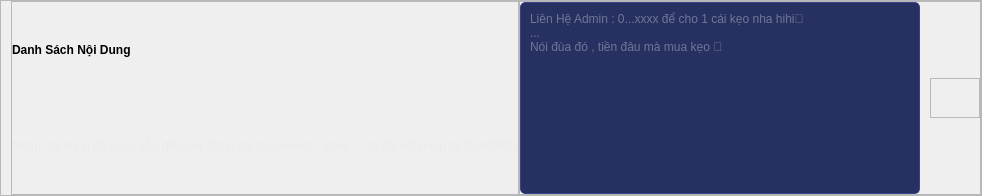
                         <widget class="QFrame" name="frame_144">
                          <property name="minimumSize">
                           <size>
                            <width>0</width>
                            <height>75</height>
                           </size>
                          </property>
                          <property name="styleSheet">
                           <string notr="true">QFrame#frame_144{
border-bottom:0.5px solid #2f3d7a;
padding-bottom:4px;
}</string>
                          </property>
                          <property name="frameShape">
                           <enum>QFrame::StyledPanel</enum>
                          </property>
                          <property name="frameShadow">
                           <enum>QFrame::Raised</enum>
                          </property>
                          <layout class="QHBoxLayout" name="horizontalLayout_109">
                           <property name="spacing">
                            <number>0</number>
                           </property>
                           <property name="leftMargin">
                            <number>10</number>
                           </property>
                           <property name="topMargin">
                            <number>0</number>
                           </property>
                           <property name="rightMargin">
                            <number>0</number>
                           </property>
                           <property name="bottomMargin">
                            <number>0</number>
                           </property>
                           <item>
                            <widget class="QFrame" name="frame_165">
                             <property name="frameShape">
                              <enum>QFrame::StyledPanel</enum>
                             </property>
                             <property name="frameShadow">
                              <enum>QFrame::Raised</enum>
                             </property>
                             <layout class="QVBoxLayout" name="verticalLayout_74">
                              <property name="spacing">
                               <number>0</number>
                              </property>
                              <property name="leftMargin">
                               <number>0</number>
                              </property>
                              <property name="topMargin">
                               <number>0</number>
                              </property>
                              <property name="rightMargin">
                               <number>0</number>
                              </property>
                              <property name="bottomMargin">
                               <number>0</number>
                              </property>
                              <item>
                               <widget class="QLabel" name="label_72">
                                <property name="font">
                                 <font>
                                  <weight>75</weight>
                                  <bold>true</bold>
                                 </font>
                                </property>
                                <property name="text">
                                 <string>Danh Sách Nội Dung</string>
                                </property>
                               </widget>
                              </item>
                              <item>
                               <widget class="QLabel" name="label_73">
                                <property name="styleSheet">
                                 <string notr="true">color: rgb(235, 235, 235);</string>
                                </property>
                                <property name="text">
                                 <string>&lt;html&gt;&lt;head/&gt;&lt;body&gt;&lt;p&gt;Nhập nội dung đã soạn sẵn để chạy đăng bài (Comment , story ... sẽ lấy nội dung từ ChatGPT)&lt;/p&gt;&lt;/body&gt;&lt;/html&gt;</string>
                                </property>
                               </widget>
                              </item>
                             </layout>
                            </widget>
                           </item>
                           <item alignment="Qt::AlignRight">
                            <widget class="QFrame" name="frame_166">
                             <property name="frameShape">
                              <enum>QFrame::StyledPanel</enum>
                             </property>
                             <property name="frameShadow">
                              <enum>QFrame::Raised</enum>
                             </property>
                             <layout class="QHBoxLayout" name="horizontalLayout_110">
                              <property name="spacing">
                               <number>10</number>
                              </property>
                              <property name="leftMargin">
                               <number>0</number>
                              </property>
                              <property name="topMargin">
                               <number>0</number>
                              </property>
                              <property name="rightMargin">
                               <number>0</number>
                              </property>
                              <property name="bottomMargin">
                               <number>0</number>
                              </property>
                              <item>
                               <widget class="QPlainTextEdit" name="plainText">
                                <property name="minimumSize">
                                 <size>
                                  <width>400</width>
                                  <height>60</height>
                                 </size>
                                </property>
                                <property name="styleSheet">
                                 <string notr="true">
QPlainTextEdit{
color: rgb(110, 118, 150);
background-color: rgb(38, 49, 98);
border-radius:5px;
padding:5px;
border:1px solid #36458b;
}
QPlainTextEdit:hover{
color: rgb(255, 255, 255);
border-radius:10px;
background-color: rgb(42, 54, 109);
border:1px solid #3a4a95;
padding:5px;
}</string>
                                </property>
                                <property name="plainText">
                                 <string>Liên Hệ Admin : 0...xxxx để cho 1 cái kẹo nha hihi🐧
... 
Nói đùa đó , tiền đâu mà mua kẹo 🥲</string>
                                </property>
                                <property name="placeholderText">
                                 <string/>
                                </property>
                               </widget>
                              </item>
                              <item>
                               <widget class="QFrame" name="frame_167">
                                <property name="minimumSize">
                                 <size>
                                  <width>50</width>
                                  <height>40</height>
                                 </size>
                                </property>
                                <property name="maximumSize">
                                 <size>
                                  <width>50</width>
                                  <height>40</height>
                                 </size>
                                </property>
                                <property name="frameShape">
                                 <enum>QFrame::StyledPanel</enum>
                                </property>
                                <property name="frameShadow">
                                 <enum>QFrame::Raised</enum>
                                </property>
                               </widget>
                              </item>
                             </layout>
                            </widget>
                           </item>
                          </layout>
                         </widget>
